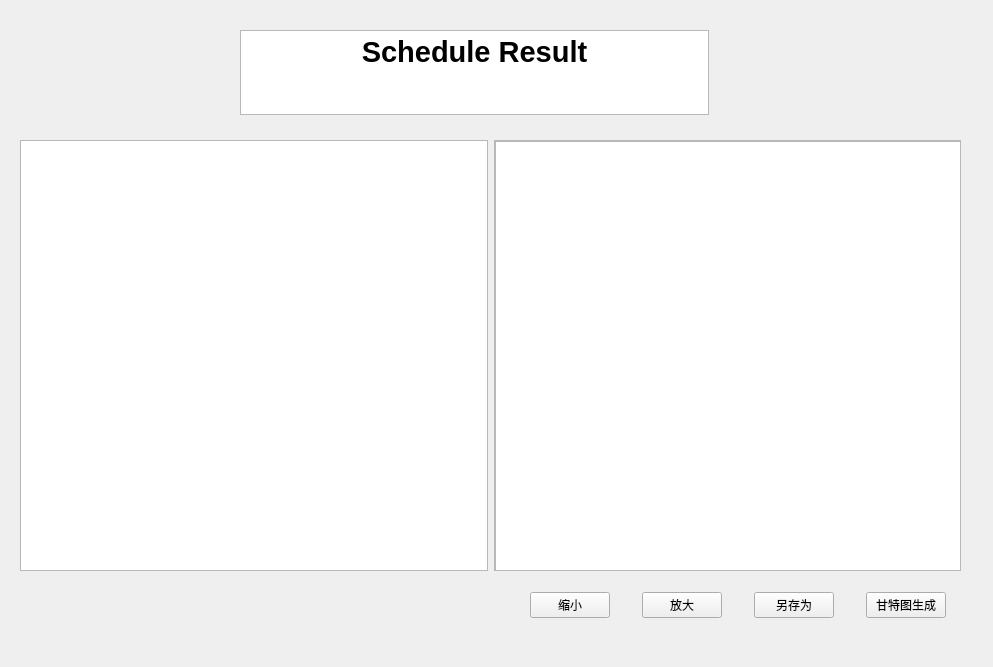
<?xml version="1.0" encoding="UTF-8"?>
<ui version="4.0">
 <class>hasparesult</class>
 <widget class="QWidget" name="hasparesult">
  <property name="geometry">
   <rect>
    <x>0</x>
    <y>0</y>
    <width>993</width>
    <height>667</height>
   </rect>
  </property>
  <property name="windowTitle">
   <string>Schedule Result</string>
  </property>
  <widget class="QTextBrowser" name="textBrowser">
   <property name="geometry">
    <rect>
     <x>240</x>
     <y>30</y>
     <width>469</width>
     <height>85</height>
    </rect>
   </property>
   <property name="html">
    <string>&lt;!DOCTYPE HTML PUBLIC &quot;-//W3C//DTD HTML 4.0//EN&quot; &quot;http://www.w3.org/TR/REC-html40/strict.dtd&quot;&gt;
&lt;html&gt;&lt;head&gt;&lt;meta name=&quot;qrichtext&quot; content=&quot;1&quot; /&gt;&lt;meta charset=&quot;utf-8&quot; /&gt;&lt;style type=&quot;text/css&quot;&gt;
p, li { white-space: pre-wrap; }
hr { height: 1px; border-width: 0; }
li.unchecked::marker { content: &quot;\2610&quot;; }
li.checked::marker { content: &quot;\2612&quot;; }
&lt;/style&gt;&lt;/head&gt;&lt;body style=&quot; font-family:'Microsoft YaHei UI'; font-size:9pt; font-weight:400; font-style:normal;&quot;&gt;
&lt;p align=&quot;center&quot; style=&quot; margin-top:0px; margin-bottom:0px; margin-left:0px; margin-right:0px; -qt-block-indent:0; text-indent:0px;&quot;&gt;&lt;span style=&quot; font-size:22pt; font-weight:700;&quot;&gt;Schedule Result&lt;/span&gt;&lt;/p&gt;&lt;/body&gt;&lt;/html&gt;</string>
   </property>
  </widget>
  <widget class="QWidget" name="layoutWidget">
   <property name="geometry">
    <rect>
     <x>20</x>
     <y>140</y>
     <width>941</width>
     <height>431</height>
    </rect>
   </property>
   <layout class="QHBoxLayout" name="horizontalLayout">
    <item>
     <widget class="QPlainTextEdit" name="plainTextEdit"/>
    </item>
    <item>
     <widget class="QScrollArea" name="scrollArea">
      <property name="widgetResizable">
       <bool>true</bool>
      </property>
      <widget class="QWidget" name="scrollAreaWidgetContents">
       <property name="geometry">
        <rect>
         <x>0</x>
         <y>0</y>
         <width>464</width>
         <height>427</height>
        </rect>
       </property>
       <widget class="QGraphicsView" name="graphicsView">
        <property name="geometry">
         <rect>
          <x>0</x>
          <y>0</y>
          <width>471</width>
          <height>431</height>
         </rect>
        </property>
       </widget>
      </widget>
     </widget>
    </item>
   </layout>
  </widget>
  <widget class="QWidget" name="layoutWidget">
   <property name="geometry">
    <rect>
     <x>530</x>
     <y>590</y>
     <width>416</width>
     <height>30</height>
    </rect>
   </property>
   <layout class="QHBoxLayout" name="horizontalLayout_2">
    <item>
     <widget class="QPushButton" name="pushButton">
      <property name="text">
       <string>缩小</string>
      </property>
     </widget>
    </item>
    <item>
     <spacer name="horizontalSpacer">
      <property name="orientation">
       <enum>Qt::Horizontal</enum>
      </property>
      <property name="sizeHint" stdset="0">
       <size>
        <width>40</width>
        <height>20</height>
       </size>
      </property>
     </spacer>
    </item>
    <item>
     <widget class="QPushButton" name="pushButton_2">
      <property name="text">
       <string>放大</string>
      </property>
     </widget>
    </item>
    <item>
     <spacer name="horizontalSpacer_2">
      <property name="orientation">
       <enum>Qt::Horizontal</enum>
      </property>
      <property name="sizeHint" stdset="0">
       <size>
        <width>40</width>
        <height>20</height>
       </size>
      </property>
     </spacer>
    </item>
    <item>
     <widget class="QPushButton" name="pushButton_4">
      <property name="text">
       <string>另存为</string>
      </property>
     </widget>
    </item>
    <item>
     <spacer name="horizontalSpacer_3">
      <property name="orientation">
       <enum>Qt::Horizontal</enum>
      </property>
      <property name="sizeHint" stdset="0">
       <size>
        <width>40</width>
        <height>20</height>
       </size>
      </property>
     </spacer>
    </item>
    <item>
     <widget class="QPushButton" name="pushButton_3">
      <property name="text">
       <string>甘特图生成</string>
      </property>
     </widget>
    </item>
   </layout>
  </widget>
 </widget>
 <resources/>
 <connections/>
</ui>
